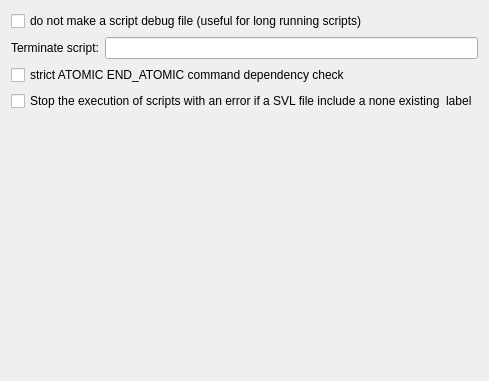
     <widget class="QWidget" name="tab_5">
      <attribute name="title">
       <string>Script settings</string>
      </attribute>
      <layout class="QVBoxLayout" name="verticalLayout_7">
       <item>
        <widget class="QCheckBox" name="NoScriptDebugFileCheckBox">
         <property name="text">
          <string>do not make a script debug file (useful for long running scripts)</string>
         </property>
        </widget>
       </item>
       <item>
        <layout class="QHBoxLayout" name="horizontalLayout_9">
         <item>
          <widget class="QLabel" name="label_8">
           <property name="text">
            <string>Terminate script:</string>
           </property>
          </widget>
         </item>
         <item>
          <widget class="QLineEdit" name="TerminateScriptLineEdit"/>
         </item>
        </layout>
       </item>
       <item>
        <layout class="QHBoxLayout" name="horizontalLayout_10">
         <item>
          <widget class="QCheckBox" name="StrictAutomaticCheckBox">
           <property name="text">
            <string>strict ATOMIC END_ATOMIC command dependency check</string>
           </property>
          </widget>
         </item>
        </layout>
       </item>
       <item>
        <widget class="QCheckBox" name="StopScriptIfLabelDosNotExistInsideSVLCheckBox">
         <property name="text">
          <string>Stop the execution of scripts with an error if a SVL file include a none existing  label</string>
         </property>
        </widget>
       </item>
       <item>
        <spacer name="verticalSpacer_2">
         <property name="orientation">
          <enum>Qt::Vertical</enum>
         </property>
         <property name="sizeHint" stdset="0">
          <size>
           <width>20</width>
           <height>259</height>
          </size>
         </property>
        </spacer>
       </item>
      </layout>
     </widget>
